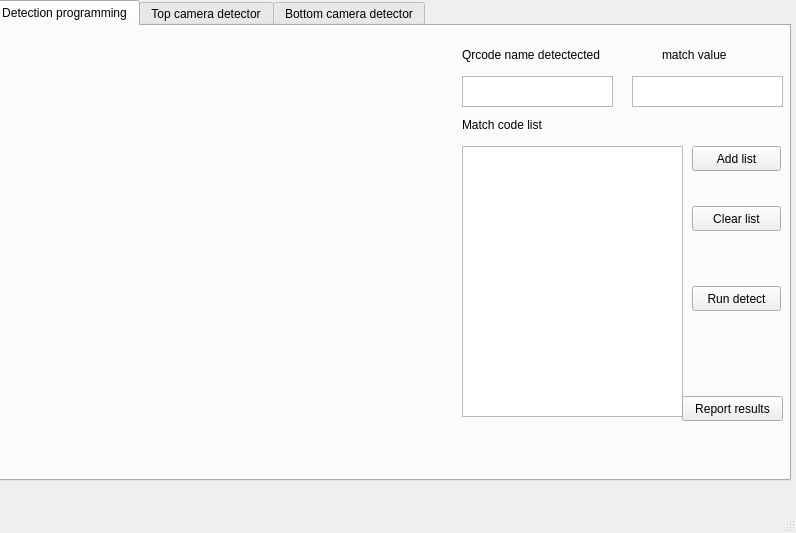
<?xml version="1.0" encoding="UTF-8"?>
<ui version="4.0">
 <class>MainWindow</class>
 <widget class="QMainWindow" name="MainWindow">
  <property name="geometry">
   <rect>
    <x>0</x>
    <y>0</y>
    <width>796</width>
    <height>533</height>
   </rect>
  </property>
  <property name="windowTitle">
   <string>MainWindow</string>
  </property>
  <widget class="QWidget" name="centralwidget">
   <widget class="QTabWidget" name="tabWidget">
    <property name="geometry">
     <rect>
      <x>-10</x>
      <y>0</y>
      <width>801</width>
      <height>481</height>
     </rect>
    </property>
    <property name="currentIndex">
     <number>0</number>
    </property>
    <property name="movable">
     <bool>true</bool>
    </property>
    <widget class="QWidget" name="tab">
     <attribute name="title">
      <string>Detection programming</string>
     </attribute>
     <widget class="QTextEdit" name="textEdit">
      <property name="geometry">
       <rect>
        <x>470</x>
        <y>50</y>
        <width>151</width>
        <height>31</height>
       </rect>
      </property>
     </widget>
     <widget class="QTextEdit" name="textEdit_2">
      <property name="geometry">
       <rect>
        <x>640</x>
        <y>50</y>
        <width>151</width>
        <height>31</height>
       </rect>
      </property>
     </widget>
     <widget class="QLabel" name="label_15">
      <property name="geometry">
       <rect>
        <x>470</x>
        <y>20</y>
        <width>181</width>
        <height>17</height>
       </rect>
      </property>
      <property name="text">
       <string>Qrcode name detectected</string>
      </property>
     </widget>
     <widget class="QLabel" name="label_16">
      <property name="geometry">
       <rect>
        <x>10</x>
        <y>0</y>
        <width>451</width>
        <height>441</height>
       </rect>
      </property>
      <property name="text">
       <string/>
      </property>
     </widget>
     <widget class="QLabel" name="label_17">
      <property name="geometry">
       <rect>
        <x>670</x>
        <y>20</y>
        <width>91</width>
        <height>17</height>
       </rect>
      </property>
      <property name="text">
       <string>match value</string>
      </property>
     </widget>
     <widget class="QTextEdit" name="textEdit_3">
      <property name="geometry">
       <rect>
        <x>470</x>
        <y>120</y>
        <width>221</width>
        <height>271</height>
       </rect>
      </property>
     </widget>
     <widget class="QPushButton" name="pushButton_3">
      <property name="geometry">
       <rect>
        <x>700</x>
        <y>120</y>
        <width>89</width>
        <height>25</height>
       </rect>
      </property>
      <property name="text">
       <string>Add list</string>
      </property>
     </widget>
     <widget class="QPushButton" name="pushButton_4">
      <property name="geometry">
       <rect>
        <x>700</x>
        <y>180</y>
        <width>89</width>
        <height>25</height>
       </rect>
      </property>
      <property name="text">
       <string>Clear list</string>
      </property>
     </widget>
     <widget class="QLabel" name="label_18">
      <property name="geometry">
       <rect>
        <x>470</x>
        <y>90</y>
        <width>111</width>
        <height>17</height>
       </rect>
      </property>
      <property name="text">
       <string>Match code list</string>
      </property>
     </widget>
     <widget class="QPushButton" name="pushButton_5">
      <property name="geometry">
       <rect>
        <x>690</x>
        <y>370</y>
        <width>101</width>
        <height>25</height>
       </rect>
      </property>
      <property name="text">
       <string>Report results</string>
      </property>
     </widget>
     <widget class="QPushButton" name="pushButton_6">
      <property name="geometry">
       <rect>
        <x>700</x>
        <y>260</y>
        <width>89</width>
        <height>25</height>
       </rect>
      </property>
      <property name="text">
       <string>Run detect</string>
      </property>
     </widget>
    </widget>
    <widget class="QWidget" name="tab1">
     <attribute name="title">
      <string>Top camera detector</string>
     </attribute>
     <widget class="QLabel" name="label">
      <property name="geometry">
       <rect>
        <x>0</x>
        <y>0</y>
        <width>541</width>
        <height>431</height>
       </rect>
      </property>
      <property name="text">
       <string/>
      </property>
     </widget>
     <widget class="QDial" name="dial">
      <property name="geometry">
       <rect>
        <x>550</x>
        <y>60</y>
        <width>101</width>
        <height>91</height>
       </rect>
      </property>
     </widget>
     <widget class="QLabel" name="label_2">
      <property name="geometry">
       <rect>
        <x>590</x>
        <y>0</y>
        <width>131</width>
        <height>17</height>
       </rect>
      </property>
      <property name="text">
       <string>Camera 1 settings</string>
      </property>
     </widget>
     <widget class="QLabel" name="label_3">
      <property name="geometry">
       <rect>
        <x>560</x>
        <y>30</y>
        <width>91</width>
        <height>17</height>
       </rect>
      </property>
      <property name="text">
       <string>Light intesity</string>
      </property>
     </widget>
     <widget class="QLabel" name="label_4">
      <property name="geometry">
       <rect>
        <x>560</x>
        <y>180</y>
        <width>111</width>
        <height>17</height>
       </rect>
      </property>
      <property name="text">
       <string>Position control</string>
      </property>
     </widget>
     <widget class="QSlider" name="horizontalSlider">
      <property name="geometry">
       <rect>
        <x>560</x>
        <y>210</y>
        <width>221</width>
        <height>16</height>
       </rect>
      </property>
      <property name="orientation">
       <enum>Qt::Horizontal</enum>
      </property>
     </widget>
     <widget class="QLabel" name="label_5">
      <property name="geometry">
       <rect>
        <x>730</x>
        <y>190</y>
        <width>51</width>
        <height>17</height>
       </rect>
      </property>
      <property name="text">
       <string>X-axis</string>
      </property>
     </widget>
     <widget class="QSlider" name="verticalSlider">
      <property name="geometry">
       <rect>
        <x>560</x>
        <y>250</y>
        <width>16</width>
        <height>160</height>
       </rect>
      </property>
      <property name="orientation">
       <enum>Qt::Vertical</enum>
      </property>
     </widget>
     <widget class="QLabel" name="label_6">
      <property name="geometry">
       <rect>
        <x>560</x>
        <y>230</y>
        <width>67</width>
        <height>17</height>
       </rect>
      </property>
      <property name="text">
       <string>Y-axis</string>
      </property>
     </widget>
     <widget class="QPushButton" name="pushButton">
      <property name="geometry">
       <rect>
        <x>630</x>
        <y>380</y>
        <width>121</width>
        <height>41</height>
       </rect>
      </property>
      <property name="text">
       <string>Auto calibration </string>
      </property>
     </widget>
     <widget class="QDial" name="dial_2">
      <property name="geometry">
       <rect>
        <x>680</x>
        <y>60</y>
        <width>101</width>
        <height>91</height>
       </rect>
      </property>
     </widget>
     <widget class="QLabel" name="label_7">
      <property name="geometry">
       <rect>
        <x>690</x>
        <y>30</y>
        <width>91</width>
        <height>17</height>
       </rect>
      </property>
      <property name="text">
       <string>Wave length</string>
      </property>
     </widget>
     <widget class="QLCDNumber" name="lcdNumber">
      <property name="geometry">
       <rect>
        <x>570</x>
        <y>150</y>
        <width>64</width>
        <height>23</height>
       </rect>
      </property>
     </widget>
     <widget class="QLCDNumber" name="lcdNumber_2">
      <property name="geometry">
       <rect>
        <x>700</x>
        <y>150</y>
        <width>64</width>
        <height>23</height>
       </rect>
      </property>
     </widget>
     <widget class="QLCDNumber" name="lcdNumber_3">
      <property name="geometry">
       <rect>
        <x>710</x>
        <y>230</y>
        <width>64</width>
        <height>23</height>
       </rect>
      </property>
     </widget>
     <widget class="QLCDNumber" name="lcdNumber_4">
      <property name="geometry">
       <rect>
        <x>590</x>
        <y>250</y>
        <width>64</width>
        <height>23</height>
       </rect>
      </property>
     </widget>
     <widget class="QPushButton" name="pushButton_7">
      <property name="geometry">
       <rect>
        <x>630</x>
        <y>324</y>
        <width>121</width>
        <height>41</height>
       </rect>
      </property>
      <property name="text">
       <string>Home Position</string>
      </property>
     </widget>
    </widget>
    <widget class="QWidget" name="tab_2">
     <attribute name="title">
      <string>Bottom camera detector</string>
     </attribute>
     <widget class="QLabel" name="label_8">
      <property name="geometry">
       <rect>
        <x>0</x>
        <y>0</y>
        <width>541</width>
        <height>431</height>
       </rect>
      </property>
      <property name="text">
       <string/>
      </property>
     </widget>
     <widget class="QLabel" name="label_9">
      <property name="geometry">
       <rect>
        <x>600</x>
        <y>0</y>
        <width>131</width>
        <height>17</height>
       </rect>
      </property>
      <property name="text">
       <string>Camera 2 settings</string>
      </property>
     </widget>
     <widget class="QLabel" name="label_10">
      <property name="geometry">
       <rect>
        <x>560</x>
        <y>30</y>
        <width>91</width>
        <height>17</height>
       </rect>
      </property>
      <property name="text">
       <string>Light intesity</string>
      </property>
     </widget>
     <widget class="QLabel" name="label_11">
      <property name="geometry">
       <rect>
        <x>690</x>
        <y>30</y>
        <width>91</width>
        <height>17</height>
       </rect>
      </property>
      <property name="text">
       <string>Wave length</string>
      </property>
     </widget>
     <widget class="QDial" name="dial_3">
      <property name="geometry">
       <rect>
        <x>550</x>
        <y>50</y>
        <width>101</width>
        <height>91</height>
       </rect>
      </property>
     </widget>
     <widget class="QDial" name="dial_4">
      <property name="geometry">
       <rect>
        <x>690</x>
        <y>50</y>
        <width>101</width>
        <height>91</height>
       </rect>
      </property>
     </widget>
     <widget class="QLCDNumber" name="lcdNumber_5">
      <property name="geometry">
       <rect>
        <x>570</x>
        <y>140</y>
        <width>64</width>
        <height>23</height>
       </rect>
      </property>
     </widget>
     <widget class="QLCDNumber" name="lcdNumber_6">
      <property name="geometry">
       <rect>
        <x>710</x>
        <y>140</y>
        <width>64</width>
        <height>23</height>
       </rect>
      </property>
     </widget>
     <widget class="QLabel" name="label_12">
      <property name="geometry">
       <rect>
        <x>560</x>
        <y>180</y>
        <width>111</width>
        <height>17</height>
       </rect>
      </property>
      <property name="text">
       <string>Position control</string>
      </property>
     </widget>
     <widget class="QSlider" name="horizontalSlider_2">
      <property name="geometry">
       <rect>
        <x>560</x>
        <y>210</y>
        <width>221</width>
        <height>16</height>
       </rect>
      </property>
      <property name="orientation">
       <enum>Qt::Horizontal</enum>
      </property>
     </widget>
     <widget class="QLabel" name="label_13">
      <property name="geometry">
       <rect>
        <x>730</x>
        <y>180</y>
        <width>51</width>
        <height>17</height>
       </rect>
      </property>
      <property name="text">
       <string>X-axis</string>
      </property>
     </widget>
     <widget class="QLabel" name="label_14">
      <property name="geometry">
       <rect>
        <x>560</x>
        <y>240</y>
        <width>67</width>
        <height>17</height>
       </rect>
      </property>
      <property name="text">
       <string>Y-axis</string>
      </property>
     </widget>
     <widget class="QSlider" name="verticalSlider_2">
      <property name="geometry">
       <rect>
        <x>560</x>
        <y>260</y>
        <width>16</width>
        <height>160</height>
       </rect>
      </property>
      <property name="orientation">
       <enum>Qt::Vertical</enum>
      </property>
     </widget>
     <widget class="QPushButton" name="pushButton_2">
      <property name="geometry">
       <rect>
        <x>628</x>
        <y>374</y>
        <width>121</width>
        <height>41</height>
       </rect>
      </property>
      <property name="text">
       <string>Auto calibration</string>
      </property>
     </widget>
     <widget class="QLCDNumber" name="lcdNumber_7">
      <property name="geometry">
       <rect>
        <x>720</x>
        <y>230</y>
        <width>64</width>
        <height>23</height>
       </rect>
      </property>
     </widget>
     <widget class="QLCDNumber" name="lcdNumber_8">
      <property name="geometry">
       <rect>
        <x>600</x>
        <y>260</y>
        <width>64</width>
        <height>23</height>
       </rect>
      </property>
     </widget>
     <widget class="QPushButton" name="pushButton_8">
      <property name="geometry">
       <rect>
        <x>630</x>
        <y>320</y>
        <width>121</width>
        <height>41</height>
       </rect>
      </property>
      <property name="text">
       <string>Home Position</string>
      </property>
     </widget>
    </widget>
   </widget>
  </widget>
  <widget class="QMenuBar" name="menubar">
   <property name="geometry">
    <rect>
     <x>0</x>
     <y>0</y>
     <width>796</width>
     <height>22</height>
    </rect>
   </property>
  </widget>
  <widget class="QStatusBar" name="statusbar"/>
 </widget>
 <resources/>
 <connections/>
</ui>
